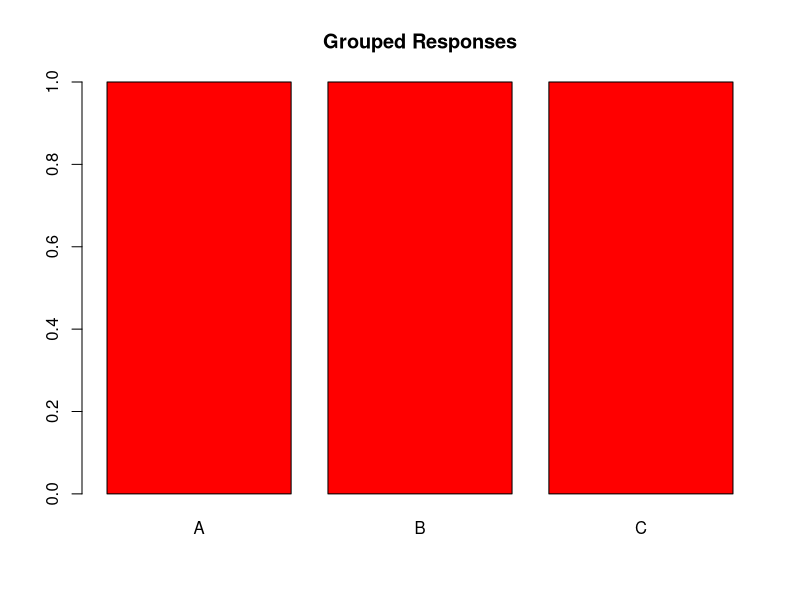
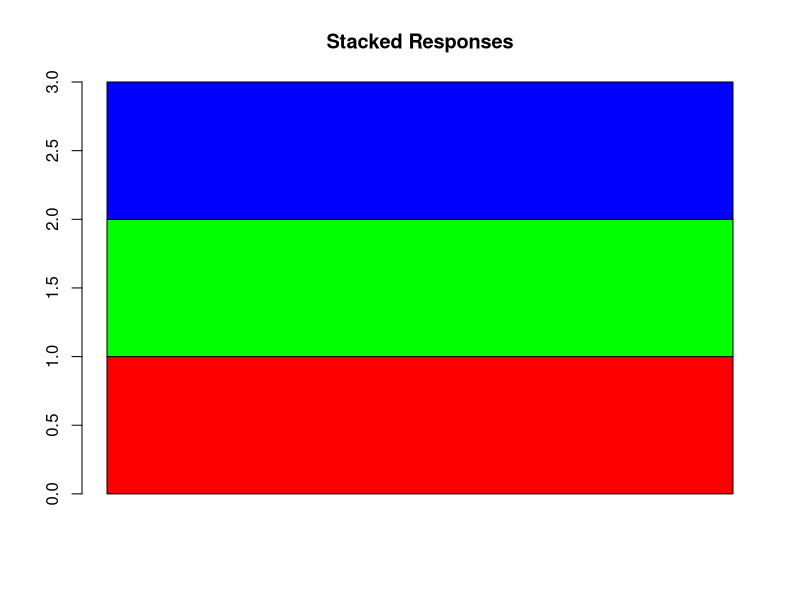

These figures' R source, in order:
q1 <- c("A","B","C")

# Grouped
barplot(table(q1), col="red",
        main="Grouped Responses")

# Stacked (example)
data <- matrix(c(1,1,1), nrow=3)
barplot(data, col=rainbow(3),
        main="Stacked Responses")

df <- data.frame(ID=1:3, Q1=q1)
df
